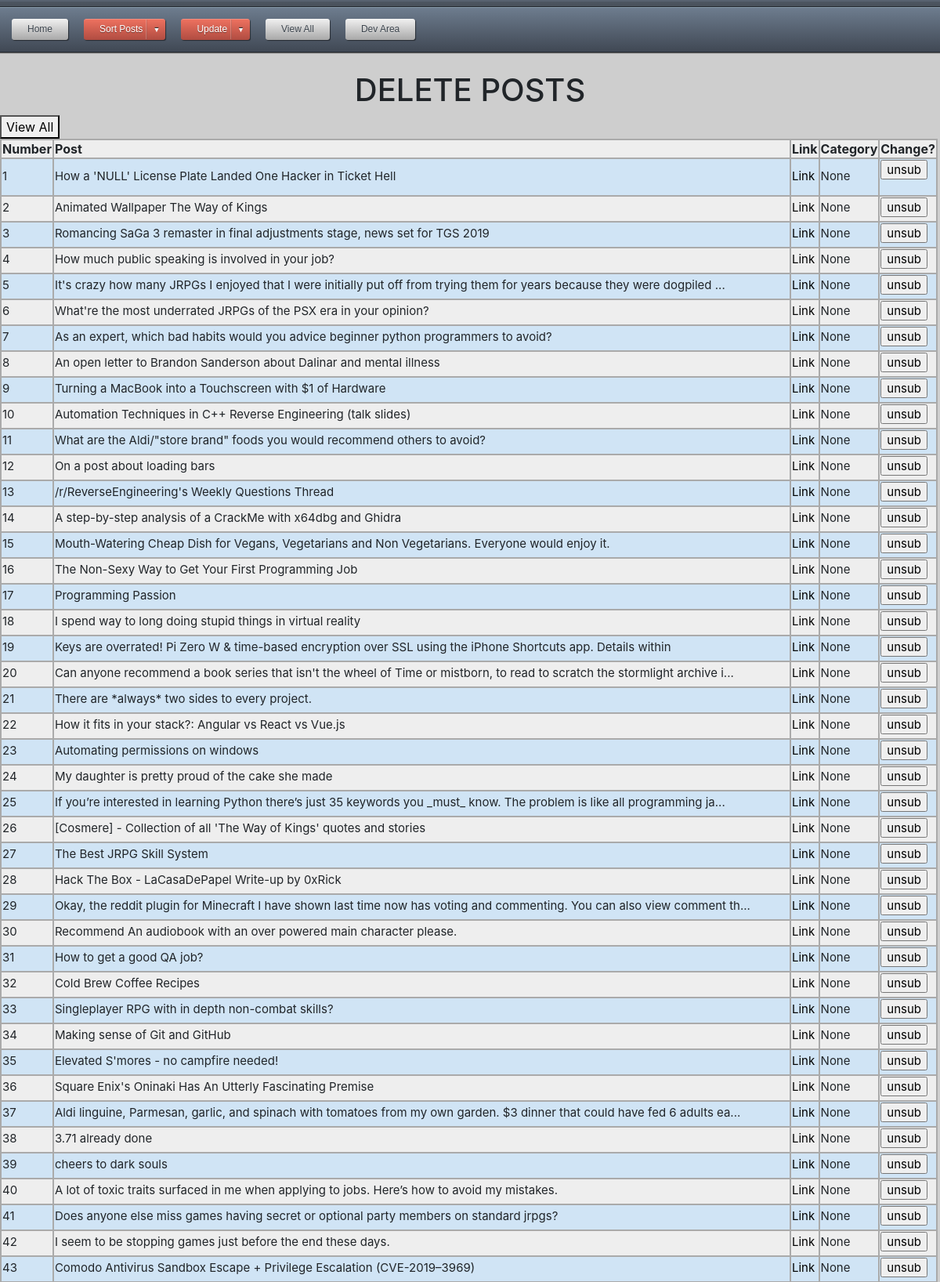
The page /unfavunsort (upper part) on the database its author committed.
### app.py (models this page shows)
class posts(db.Model):
    id = db.Column(db.String, primary_key=True)
    title = db.Column(db.String(80), unique=True, nullable=False)
    link = db.Column(db.String(120), unique=True, nullable=False)
    category = db.Column(db.String(120), unique=True, nullable=False)
    date_added = db.Column(db.String(120), unique=False, nullable=False)
    thread_text = db.Column(db.String(400), unique=True, nullable=False)
    image = db.Column(db.String(400), unique=True, nullable=False)

### app.py (the view, shortened to what this page needs)
@app.route('/unfavunsort', methods=['GET', 'POST'])
def unfavunsort():
	db = get_db()
	cur = db.execute('SELECT id, title, link, category FROM posts WHERE category = "None"')
	results = cur.fetchall()
	return render_template("unfavunsort.html", results=results)

### app.py (called while the page is built)
@app.context_processor
def utility_functions():
    def print_in_console(message):
        print (str(message))
    return dict(mdebug=print_in_console)

@app.context_processor
def inject_user():
    return dict(category=categories)

def get_db():
	if not hasattr(g, 'sqlite3'):
		g.sqlite_db = connect_db()
	return g.sqlite_db

def connect_db():
	sql = sqlite3.connect('C:\\Users\\MGLafayette\\Desktop\\Projects\\Flask\\data.db')
	sql.row_factory = sqlite3.Row
	return sql

### templates/unfavunsort.html (shortened to what this page needs)
<html>
<head>
<link rel="stylesheet" type="text/css" href="{{ url_for('static', filename='CSS/style.css') }}">
</head>
<body>
{% extends "navtest.html" %}
{% block content %}
<h1>DELETE POSTS</h1>
<button type="button"><a href="{{url_for('unfavpost')}}">View All</a></button>
<table class="blueTable">
	<tr>
		<th>Number</th>
		<th>Post</th>
		<th>Link</th>
		<th>Category</th>
		<th>Change?</th>
	</tr>
	{% for post in results %}
	<tr>
		<td>{{loop.index}}</td>
		<td>{{post['title']}}</td>
		<td><a href="{{post['link']}}" target='_blank'>Link</a></td>
		<td>{{post['category']}}</td>
		<td>
			<form action="{{url_for('unfavunsort')}}" method="Post">
				<input type="submit" name="{{loop.index}}unsub" value="unsub">
		</td>
	</tr>
	{% endfor %}
</table>
<br/>
{% endblock %}

### templates/navtest.html (shortened to what this page needs)
<html>
<head>
<link rel="stylesheet" href="https://maxcdn.bootstrapcdn.com/bootstrap/4.0.0-beta/css/bootstrap.min.css">
<link rel="stylesheet" type="text/css" href="{{ url_for('static', filename='CSS/style.css') }}">
</head>
<div id='cssmenu'>
<ul>
   <li> <a href="http://127.0.0.1:5000/"><span>Home</span></a></li>
   <li class='active has-sub'><a href='#'><span>Sort Posts</span></a>
   </li>
   <li class='active has-sub'><a href='#'><span>Update</span></a>
    </li>
   <li><a href='{{url_for("viewresults", page_num=1)}}'><span>View All</span></a></li>
   <li> <a href="{{url_for('devArea')}}"><span>Dev Area</span></a></li>
</ul>
</div>
<body>
<div id="page-container">
<div id="content-wrap">
{% block content %}
{% endblock %}
</div>
<br>
<br>
</div>
</body>
</html>

### static/CSS/style.css (style rules this page uses)
table.blueTable { border: 1px solid #1C6EA4; background-color: #EEEEEE; text-align: left; border-collapse: collapse; }
table.blueTable td, table.blueTable th { border: 2px solid #AAAAAA; }
table.blueTable tbody td { font-size: 15px; padding-bottom: 5px; }
table.blueTable tr:nth-child(even) { background: #D0E4F5; }
#cssmenu { padding: 0; margin: 0; border: 0; }
#cssmenu ul, #cssmenu li { list-style: none; margin: 0; padding: 0; }
#cssmenu ul { position: relative; z-index: 597; }
#cssmenu ul li { float: left; min-height: 1px; vertical-align: middle; }
#cssmenu a { display: block; line-height: 1em; text-decoration: none; }
#cssmenu:after, #cssmenu ul:after { content: ''; display: block; clear: both; }
#cssmenu { width: auto; font-family: Helvetica, Arial, sans-serif; }
#cssmenu:before { background-color: #606a77; background-image: -webkit-gradient(linear, left top, left bottom, color-stop(0, #4f5864), color-stop(1, #49515b)); background-image: -webkit-linear-gradient(top, #4f5864, #49515b); background-image: -moz-linear-gradient(top, #4f5864, #49515b); background-image: -o-linear-gradient(top, #4f5864, #49515b); background-image: linear-gradient(#4f5864, #49515b); -moz-box-shadow: inset 0 2px 0 #586270, inset 0 1px 0 #6b7888; -webkit-box-shadow: inset 0 2px 0 #586270, inset 0 1px 0 #6b7888; box-shadow: inset 0 2px 0 #586270, inset 0 1px 0 #6b7888; content: ''; display: block; height: 8px; }
#cssmenu > ul { border-bottom: 1px solid #252A30; border-top: 1px solid #252A30; -moz-box-shadow: inset 0 1px 0 #8799a9, 0 1px 1px rgba(0, 0, 0, 0.5); -webkit-box-shadow: inset 0 1px 0 #8799a9, 0 1px 1px rgba(0, 0, 0, 0.5); box-shadow: inset 0 1px 0 #8799a9, 0 1px 1px rgba(0, 0, 0, 0.5); background-color: #566171; background-image: -webkit-gradient(linear, left top, left bottom, color-stop(0, #6e7d8f), color-stop(1, #404854)); background-image: -webkit-linear-gradient(top, #6e7d8f, #404854); background-image: -moz-linear-gradient(top, #6e7d8f, #404854); background-image: -o-linear-gradient(top, #6e7d8f, #404854); background-image: linear-gradient(#6e7d8f, #404854); padding: 15px 15px 15px 5px; }
#cssmenu > ul > li { margin: 0 10px; }
#cssmenu ul a { background-color: #c2c2c2; background-image: -webkit-gradient(linear, left top, left bottom, color-stop(0, #f1f1f1), color-stop(1, #a8a8a8)); background-image: -webkit-linear-gradient(top, #f1f1f1, #a8a8a8); background-image: -moz-linear-gradient(top, #f1f1f1, #a8a8a8); background-image: -o-linear-gradient(top, #f1f1f1, #a8a8a8); background-image: linear-gradient(#f1f1f1, #a8a8a8); -moz-border-radius: 3px; -webkit-border-radius: 3px; border-radius: 3px; -moz-background-clip: padding; -webkit-background-clip: padding-box; background-clip: padding-box; -moz-box-shadow: inset 0 1px 0 rgba(255, 255, 255, 0.2), 1px 1px 1px rgba(0, 0, 0, 0.5); -webkit-box-shadow: inset 0 1px 0 rgba(255, 255, 255, 0.2), 1px 1px 1px rgba(0, 0, 0, 0.5); box-shadow: inset 0 1px 0 rgba(255, 255, 255, 0.2), 1px 1px 1px rgba(0, 0, 0, 0.5); color: #3c444d; font-size: 12px; line-height: 27px; padding: 0 20px; position: relative; text-align: center; text-shadow: 0 1px 0 rgba(255, 255, 255, 0.4); }
#cssmenu ul .active > a { color: #FFF; text-shadow: 0 1px 0 rgba(0, 0, 0, 0.4); background-color: #c46a60; background-image: -webkit-gradient(linear, left top, left bottom, color-stop(0, #ef7260), color-stop(1, #b04c41)); background-image: -webkit-linear-gradient(top, #ef7260, #b04c41); background-image: -moz-linear-gradient(top, #ef7260, #b04c41); background-image: -o-linear-gradient(top, #ef7260, #b04c41); background-image: linear-gradient(#ef7260, #b04c41); }
#cssmenu ul .has-sub { position: relative; }
#cssmenu ul .has-sub > a { padding-right: 0; }
#cssmenu ul .has-sub > a:after { content: '▼'; border-left: 1px solid rgba(100, 100, 100, 0.2); color: #5D6A7A; -moz-box-shadow: -1px 0 0 rgba(255, 255, 255, 0.2); -webkit-box-shadow: -1px 0 0 rgba(255, 255, 255, 0.2); box-shadow: -1px 0 0 rgba(255, 255, 255, 0.2); display: inline-block; font-size: 9px; margin-left: 5px; text-align: center; height: 25px; width: 24px; text-shadow: 0 -1px 0 #101417; }
#cssmenu ul .active > a:after { color: #FFF; }
h1 { text-align:center; }
#page-container { position: relative; min-height: 100vh; }
#content-wrap { padding-bottom: 2.5rem; background: #cecece; }
body { padding-bottom: .1px; }
a:link { color: black; text-decoration: none; }
.container:before, .container:after, { display: table; content: none; }

### rows shown on the page
posts: title "How a 'NULL' License Plate Landed One Hacker in Ticket Hell", category "None"
posts: title "Animated Wallpaper The Way of Kings", category "None"
posts: title "Romancing SaGa 3 remaster in final adjustments stage, news set for TGS 2019", category "None"
posts: title "How much public speaking is involved in your job?", category "None"
posts: title "It's crazy how many JRPGs I enjoyed that I were initially put off from trying them for years because they were dogpiled ...", category "None"
posts: title "What're the most underrated JRPGs of the PSX era in your opinion?", category "None"
posts: title "As an expert, which bad habits would you advice beginner python programmers to avoid?", category "None"
posts: title "An open letter to Brandon Sanderson about Dalinar and mental illness", category "None"
posts: title "Turning a MacBook into a Touchscreen with $1 of Hardware", category "None"
posts: title "Automation Techniques in C++ Reverse Engineering (talk slides)", category "None"
posts: title "What are the Aldi/\"store brand\" foods you would recommend others to avoid?", category "None"
posts: title "On a post about loading bars", category "None"
posts: title "/r/ReverseEngineering's Weekly Questions Thread", category "None"
posts: title "A step-by-step analysis of a CrackMe with x64dbg and Ghidra", category "None"
posts: title "Mouth-Watering Cheap Dish for Vegans, Vegetarians and Non Vegetarians. Everyone would enjoy it.", category "None"
posts: title "The Non-Sexy Way to Get Your First Programming Job", category "None"
posts: title "Programming Passion", category "None"
posts: title "I spend way to long doing stupid things in virtual reality", category "None"
posts: title "Keys are overrated! Pi Zero W & time-based encryption over SSL using the iPhone Shortcuts app. Details within", category "None"
posts: title "Can anyone recommend a book series that isn't the wheel of Time or mistborn, to read to scratch the stormlight archive i...", category "None"
posts: title "There are *always* two sides to every project.", category "None"
posts: title "How it fits in your stack?: Angular vs React vs Vue.js", category "None"
posts: title "Automating permissions on windows", category "None"
posts: title "My daughter is pretty proud of the cake she made", category "None"
posts: title "If you’re interested in learning Python there’s just 35 keywords you _must_ know. The problem is like all programming ja...", category "None"
posts: title "[Cosmere] - Collection of all 'The Way of Kings' quotes and stories", category "None"
posts: title "The Best JRPG Skill System", category "None"
posts: title "Hack The Box - LaCasaDePapel Write-up by 0xRick", category "None"
posts: title "Okay, the reddit plugin for Minecraft I have shown last time now has voting and commenting. You can also view comment th...", category "None"
posts: title "Recommend An audiobook with an over powered main character please.", category "None"
posts: title "How to get a good QA job?", category "None"
posts: title "Cold Brew Coffee Recipes", category "None"
posts: title "Singleplayer RPG with in depth non-combat skills?", category "None"
posts: title "Making sense of Git and GitHub", category "None"
posts: title "Elevated S'mores - no campfire needed!", category "None"
posts: title "Square Enix's Oninaki Has An Utterly Fascinating Premise", category "None"
posts: title "Aldi linguine, Parmesan, garlic, and spinach with tomatoes from my own garden. $3 dinner that could have fed 6 adults ea...", category "None"
posts: title "3.71 already done", category "None"
posts: title "cheers to dark souls", category "None"
posts: title "A lot of toxic traits surfaced in me when applying to jobs. Here’s how to avoid my mistakes.", category "None"
posts: title "Does anyone else miss games having secret or optional party members on standard jrpgs?", category "None"
posts: title "I seem to be stopping games just before the end these days.", category "None"
posts: title "Comodo Antivirus Sandbox Escape + Privilege Escalation (CVE-2019–3969)", category "None"
